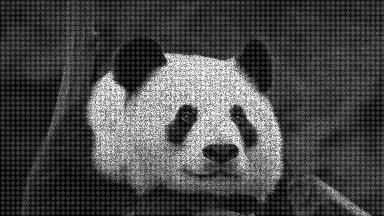
#> input picture PandaNoise.bmp, 384 x 216 px
$ python Denoising.py
#> lines starting #> are read from the running program, lines starting #| are printed output that depends on the picture
import numpy as np
from matplotlib import pyplot as plt
import cv2
from scipy import fftpack

PandaNoise = cv2.imread('PandaNoise.bmp').astype(float)
#> PandaNoise: shape (216, 384, 3) float64; min 0, max 244, mean 71.5
PandaClean = cv2.imread('PandaOriginal.bmp')
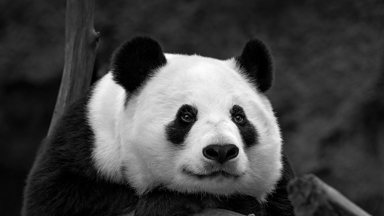
#> input picture PandaOriginal.bmp, 384 x 216 px
#> PandaClean is the input picture: shape (216, 384, 3); min 0, max 254, mean 66.2

im = plt.imread('PandaNoise.bmp').astype(float)
#> im: shape (216, 384) float64; min 0, max 244, mean 71.5
im_fft = fftpack.fft2(im)

def plot_spectrum(im_fft):

    from matplotlib.colors import LogNorm
    # A logarithmic colormap
    plt.imshow(np.abs(im_fft), norm=LogNorm(vmin=5))
    plt.colorbar()


plt.figure()
plot_spectrum(im_fft)
plt.title('Fourier Transform')

keep_fraction = 0.15

# Call ff a copy of the original transform. Numpy arrays have a copy
# method for this purpose.
im_fft2 = im_fft.copy()

# Set r and c to be the number of rows and columns of the array.
r, c = im_fft2.shape
#> r = 216; c = 384

# Set to zero all rows with indices between r*keep_fraction and
# r*(1-keep_fraction):
im_fft2[int(r*keep_fraction):int(r*(1-keep_fraction))] = 0

# Similarly with the columns:
im_fft2[:, int(c*keep_fraction):int(c*(1-keep_fraction))] = 0

plt.figure()
plot_spectrum(im_fft2)
plt.title('Filtered Spectrum')

im_new = fftpack.ifft2(im_fft2).real
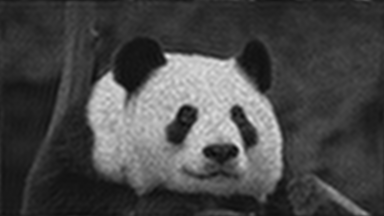
#> im_new: shape (216, 384) float64; min 8.61, max 231.3, mean 71.5

plt.figure()
plt.imshow(im_new, plt.cm.gray)
plt.title('Reconstructed image')
plt.show()
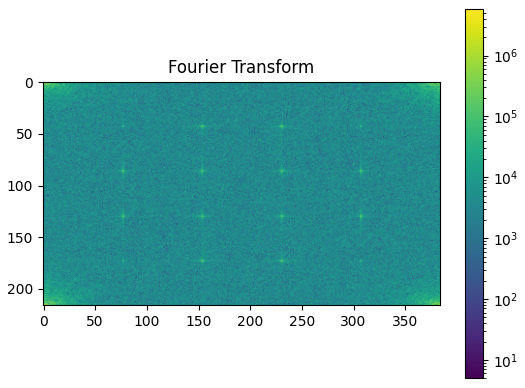
#> figure drawn by matplotlib, 2 panels
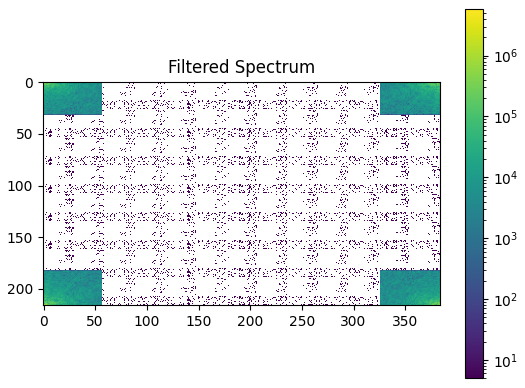
#> figure drawn by matplotlib, 2 panels


'''


dst = cv2.fastNlMeansDenoisingColored(PandaNoise,None,24,10,7,21)

meanSquareError = ((PandaNoise - PandaClean)**2).mean(axis=None)
print("original msq = " , meanSquareError)

meanSquareError = ((dst - PandaClean)**2).mean(axis=None)
print("new msq =" , meanSquareError)
plt.subplot(131), plt.imshow(PandaNoise)
plt.subplot(132), plt.imshow(dst)
plt.subplot(133), plt.imshow(PandaClean)
plt.show()
'''
